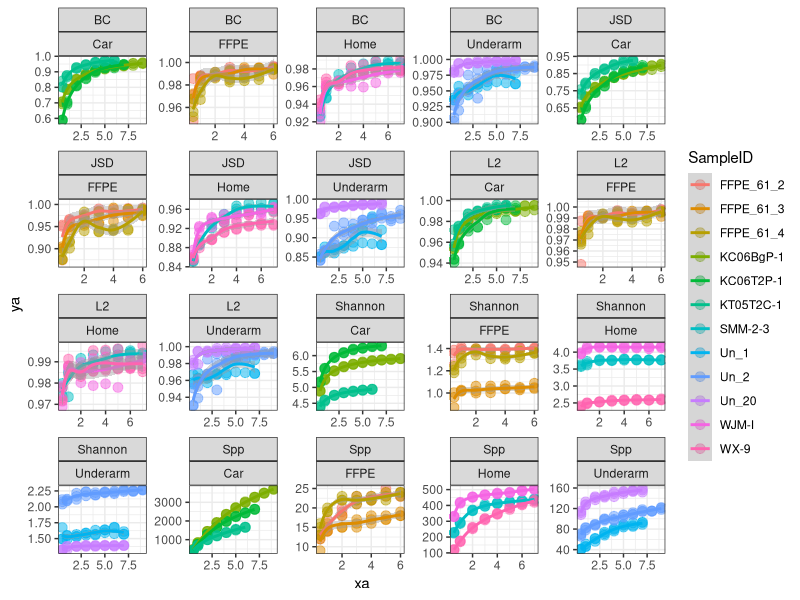

Write the R code that produced this figure.
## FigS6
library(ggplot2)
aa <- read.table("plot_rarefaction.txt",header = T,sep="\t")
ggplot(data=aa, aes(x=xa,y=ya,colour= SampleID))+
  geom_point(size = 3, alpha = 0.5)+theme_bw()+
  geom_smooth(level = 0.9, method="loess", formula = y ~ log(x))+
  facet_wrap(spp~type,scales = "free")